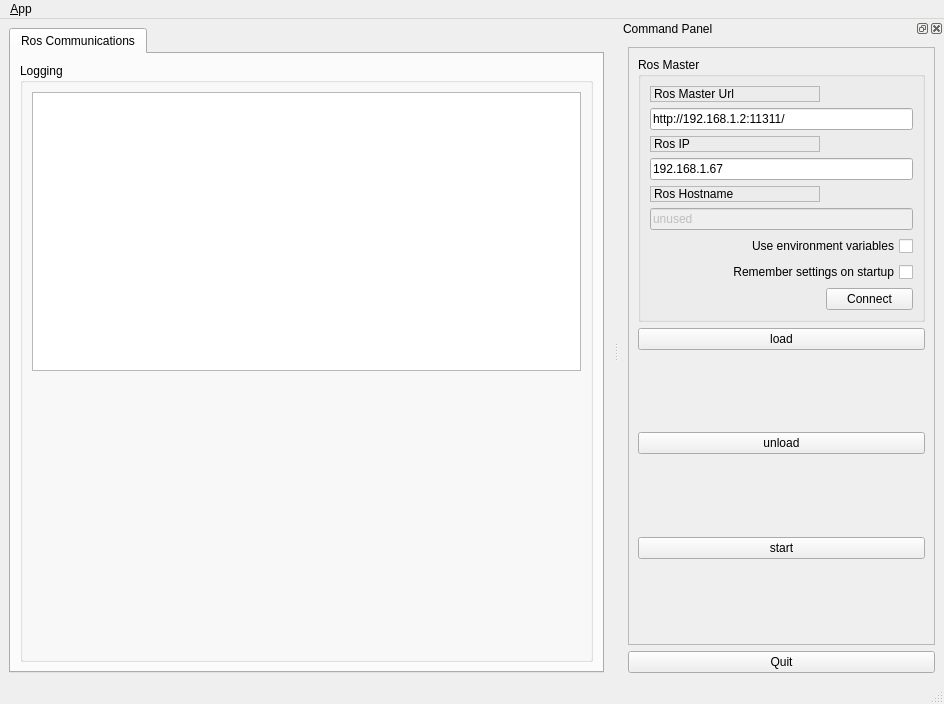
<?xml version="1.0" encoding="UTF-8"?>
<ui version="4.0">
 <class>MainWindowDesign</class>
 <widget class="QMainWindow" name="MainWindowDesign">
  <property name="geometry">
   <rect>
    <x>0</x>
    <y>0</y>
    <width>944</width>
    <height>704</height>
   </rect>
  </property>
  <property name="windowTitle">
   <string>QRosApp</string>
  </property>
  <property name="windowIcon">
   <iconset resource="../resources/images.qrc">
    <normaloff>:/images/icon.png</normaloff>:/images/icon.png</iconset>
  </property>
  <property name="locale">
   <locale language="English" country="Australia"/>
  </property>
  <widget class="QWidget" name="centralwidget">
   <layout class="QHBoxLayout">
    <item>
     <widget class="QTabWidget" name="tab_manager">
      <property name="minimumSize">
       <size>
        <width>100</width>
        <height>0</height>
       </size>
      </property>
      <property name="locale">
       <locale language="English" country="Australia"/>
      </property>
      <property name="currentIndex">
       <number>0</number>
      </property>
      <widget class="QWidget" name="tab_status">
       <attribute name="title">
        <string>Ros Communications</string>
       </attribute>
       <layout class="QVBoxLayout" name="verticalLayout_2">
        <item>
         <widget class="QGroupBox" name="groupBox_12">
          <property name="sizePolicy">
           <sizepolicy hsizetype="MinimumExpanding" vsizetype="Preferred">
            <horstretch>0</horstretch>
            <verstretch>0</verstretch>
           </sizepolicy>
          </property>
          <property name="title">
           <string>Logging</string>
          </property>
          <layout class="QGridLayout" name="gridLayout_3">
           <item row="0" column="0">
            <widget class="QListView" name="view_logging"/>
           </item>
           <item row="1" column="0">
            <spacer name="verticalSpacer_4">
             <property name="orientation">
              <enum>Qt::Vertical</enum>
             </property>
             <property name="sizeHint" stdset="0">
              <size>
               <width>20</width>
               <height>40</height>
              </size>
             </property>
            </spacer>
           </item>
          </layout>
         </widget>
        </item>
       </layout>
      </widget>
     </widget>
    </item>
   </layout>
  </widget>
  <widget class="QMenuBar" name="menubar">
   <property name="geometry">
    <rect>
     <x>0</x>
     <y>0</y>
     <width>944</width>
     <height>28</height>
    </rect>
   </property>
   <widget class="QMenu" name="menu_File">
    <property name="title">
     <string>&amp;App</string>
    </property>
    <addaction name="action_Preferences"/>
    <addaction name="separator"/>
    <addaction name="actionAbout"/>
    <addaction name="actionAbout_Qt"/>
    <addaction name="separator"/>
    <addaction name="action_Quit"/>
   </widget>
   <addaction name="menu_File"/>
  </widget>
  <widget class="QStatusBar" name="statusbar"/>
  <widget class="QDockWidget" name="dock_status">
   <property name="sizePolicy">
    <sizepolicy hsizetype="Minimum" vsizetype="Preferred">
     <horstretch>0</horstretch>
     <verstretch>0</verstretch>
    </sizepolicy>
   </property>
   <property name="minimumSize">
    <size>
     <width>325</width>
     <height>494</height>
    </size>
   </property>
   <property name="allowedAreas">
    <set>Qt::RightDockWidgetArea</set>
   </property>
   <property name="windowTitle">
    <string>Command Panel</string>
   </property>
   <attribute name="dockWidgetArea">
    <number>2</number>
   </attribute>
   <widget class="QWidget" name="dockWidgetContents_2">
    <layout class="QVBoxLayout" name="verticalLayout">
     <item>
      <widget class="QFrame" name="frame">
       <property name="sizePolicy">
        <sizepolicy hsizetype="Minimum" vsizetype="Preferred">
         <horstretch>0</horstretch>
         <verstretch>0</verstretch>
        </sizepolicy>
       </property>
       <property name="frameShape">
        <enum>QFrame::StyledPanel</enum>
       </property>
       <property name="frameShadow">
        <enum>QFrame::Raised</enum>
       </property>
       <layout class="QVBoxLayout" name="verticalLayout_3">
        <item>
         <widget class="QGroupBox" name="groupBox">
          <property name="title">
           <string>Ros Master</string>
          </property>
          <layout class="QGridLayout" name="gridLayout">
           <item row="0" column="0">
            <widget class="QLabel" name="label">
             <property name="frameShape">
              <enum>QFrame::StyledPanel</enum>
             </property>
             <property name="frameShadow">
              <enum>QFrame::Raised</enum>
             </property>
             <property name="text">
              <string>Ros Master Url</string>
             </property>
            </widget>
           </item>
           <item row="1" column="0" colspan="2">
            <widget class="QLineEdit" name="line_edit_master">
             <property name="text">
              <string>http://192.168.1.2:11311/</string>
             </property>
            </widget>
           </item>
           <item row="2" column="0">
            <widget class="QLabel" name="label_2">
             <property name="frameShape">
              <enum>QFrame::StyledPanel</enum>
             </property>
             <property name="frameShadow">
              <enum>QFrame::Raised</enum>
             </property>
             <property name="text">
              <string>Ros IP</string>
             </property>
            </widget>
           </item>
           <item row="3" column="0" colspan="2">
            <widget class="QLineEdit" name="line_edit_host">
             <property name="text">
              <string>192.168.1.67</string>
             </property>
            </widget>
           </item>
           <item row="4" column="0">
            <widget class="QLabel" name="label_3">
             <property name="frameShape">
              <enum>QFrame::StyledPanel</enum>
             </property>
             <property name="frameShadow">
              <enum>QFrame::Raised</enum>
             </property>
             <property name="text">
              <string>Ros Hostname</string>
             </property>
            </widget>
           </item>
           <item row="5" column="0" colspan="2">
            <widget class="QLineEdit" name="line_edit_topic">
             <property name="enabled">
              <bool>false</bool>
             </property>
             <property name="text">
              <string>unused</string>
             </property>
            </widget>
           </item>
           <item row="6" column="0" colspan="2">
            <widget class="QCheckBox" name="checkbox_use_environment">
             <property name="layoutDirection">
              <enum>Qt::RightToLeft</enum>
             </property>
             <property name="text">
              <string>Use environment variables</string>
             </property>
            </widget>
           </item>
           <item row="7" column="0" colspan="2">
            <widget class="QCheckBox" name="checkbox_remember_settings">
             <property name="layoutDirection">
              <enum>Qt::RightToLeft</enum>
             </property>
             <property name="text">
              <string>Remember settings on startup</string>
             </property>
            </widget>
           </item>
           <item row="8" column="0">
            <spacer name="horizontalSpacer">
             <property name="orientation">
              <enum>Qt::Horizontal</enum>
             </property>
             <property name="sizeHint" stdset="0">
              <size>
               <width>170</width>
               <height>21</height>
              </size>
             </property>
            </spacer>
           </item>
           <item row="8" column="1">
            <widget class="QPushButton" name="button_connect">
             <property name="enabled">
              <bool>true</bool>
             </property>
             <property name="sizePolicy">
              <sizepolicy hsizetype="MinimumExpanding" vsizetype="Fixed">
               <horstretch>0</horstretch>
               <verstretch>0</verstretch>
              </sizepolicy>
             </property>
             <property name="toolTip">
              <string>Set the target to the current joint trajectory state.</string>
             </property>
             <property name="statusTip">
              <string>Clear all waypoints and set the target to the current joint trajectory state.</string>
             </property>
             <property name="text">
              <string>Connect</string>
             </property>
            </widget>
           </item>
          </layout>
         </widget>
        </item>
        <item>
         <widget class="QPushButton" name="load">
          <property name="text">
           <string>load</string>
          </property>
         </widget>
        </item>
        <item>
         <spacer name="verticalSpacer">
          <property name="orientation">
           <enum>Qt::Vertical</enum>
          </property>
          <property name="sizeHint" stdset="0">
           <size>
            <width>20</width>
            <height>40</height>
           </size>
          </property>
         </spacer>
        </item>
        <item>
         <widget class="QPushButton" name="unload">
          <property name="text">
           <string>unload</string>
          </property>
         </widget>
        </item>
        <item>
         <spacer name="verticalSpacer_2">
          <property name="orientation">
           <enum>Qt::Vertical</enum>
          </property>
          <property name="sizeHint" stdset="0">
           <size>
            <width>20</width>
            <height>40</height>
           </size>
          </property>
         </spacer>
        </item>
        <item>
         <widget class="QPushButton" name="start">
          <property name="text">
           <string>start</string>
          </property>
         </widget>
        </item>
        <item>
         <spacer name="verticalSpacer_3">
          <property name="orientation">
           <enum>Qt::Vertical</enum>
          </property>
          <property name="sizeHint" stdset="0">
           <size>
            <width>0</width>
            <height>0</height>
           </size>
          </property>
         </spacer>
        </item>
       </layout>
      </widget>
     </item>
     <item>
      <widget class="QPushButton" name="quit_button">
       <property name="sizePolicy">
        <sizepolicy hsizetype="MinimumExpanding" vsizetype="Fixed">
         <horstretch>0</horstretch>
         <verstretch>0</verstretch>
        </sizepolicy>
       </property>
       <property name="text">
        <string>Quit</string>
       </property>
      </widget>
     </item>
    </layout>
   </widget>
  </widget>
  <action name="action_Quit">
   <property name="text">
    <string>&amp;Quit</string>
   </property>
   <property name="shortcut">
    <string>Ctrl+Q</string>
   </property>
   <property name="shortcutContext">
    <enum>Qt::ApplicationShortcut</enum>
   </property>
  </action>
  <action name="action_Preferences">
   <property name="text">
    <string>&amp;Preferences</string>
   </property>
  </action>
  <action name="actionAbout">
   <property name="text">
    <string>&amp;About</string>
   </property>
  </action>
  <action name="actionAbout_Qt">
   <property name="text">
    <string>About &amp;Qt</string>
   </property>
  </action>
 </widget>
 <resources>
  <include location="../resources/images.qrc"/>
 </resources>
 <connections>
  <connection>
   <sender>action_Quit</sender>
   <signal>triggered()</signal>
   <receiver>MainWindowDesign</receiver>
   <slot>close()</slot>
   <hints>
    <hint type="sourcelabel">
     <x>-1</x>
     <y>-1</y>
    </hint>
    <hint type="destinationlabel">
     <x>399</x>
     <y>299</y>
    </hint>
   </hints>
  </connection>
  <connection>
   <sender>quit_button</sender>
   <signal>clicked()</signal>
   <receiver>MainWindowDesign</receiver>
   <slot>close()</slot>
   <hints>
    <hint type="sourcelabel">
     <x>859</x>
     <y>552</y>
    </hint>
    <hint type="destinationlabel">
     <x>469</x>
     <y>299</y>
    </hint>
   </hints>
  </connection>
 </connections>
</ui>
